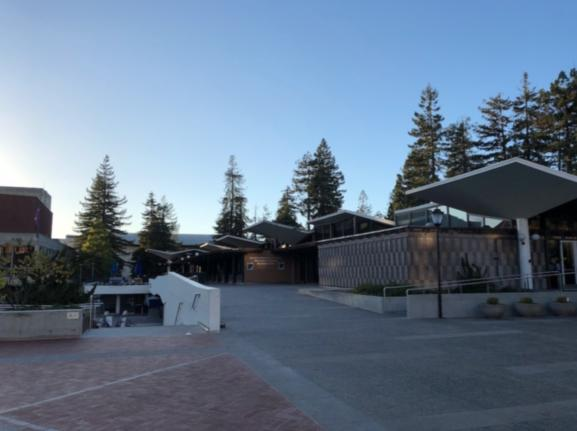
#> input picture Project5/left_1.png, 577 x 431 px
$ jupyter execute --allow-errors ' Panoramic photos.ipynb'   (shell and % lines are left out)
#> lines starting #> are read from the running program, lines starting #| are printed output that depends on the picture
# **BÙI KHÁNH VĨNH - 2010091 - Transformations**

## **DATA AND LIBRARIES PREPARATION**

[cell 1]
from google.colab import drive
drive.mount('/content/drive');

[cell 2]
%cd /content/drive/MyDrive/CV-assignment/Project5

[cell 3]
import cv2
import copy
import numpy as np
from matplotlib import pyplot as plt

## **Panoramic photos (Stich Images) WITH LIBRARY**

[cell 4]
import cv2
image_paths=['left.png','mid.png','right.png']
# initialized a list of images
imgs = []
plt.figure(figsize=(12, 6))
#> (the rest of this cell did not finish here and is left out)

[cell 5]
stitchy=cv2.Stitcher.create()
(dummy,output)=stitchy.stitch(imgs)
#> dummy = 1
if dummy != cv2.STITCHER_OK:
    print("stitching ain't successful")
else:
    print('Your Panorama is ready!!!')

#> (a cell that did not finish here is left out)

#> (a cell that did not finish here is left out)

#> (a cell that did not finish here is left out)

[cell 9]
import cv2
image_paths=['left_1.png','mid_1.png','right_1.png']
# initialized a list of images
imgs = []
plt.figure(figsize=(12, 6))
for i in range(len(image_paths)):
    imgs.append(cv2.imread(image_paths[i]))
    imgs[i] = cv2.cvtColor(imgs[i], cv2.COLOR_BGR2RGB)
    plt.subplot(1, 3, i+1)
    plt.imshow(imgs[i])
    plt.axis('off')
    print(imgs[i].shape)
#| (431, 577, 3)
plt.show()
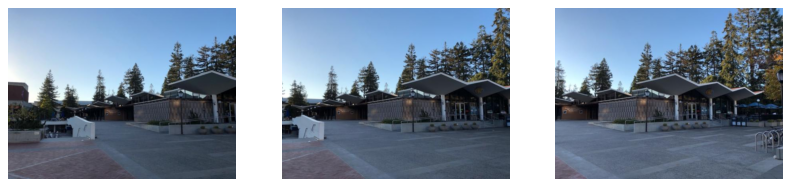
#> figure drawn by matplotlib, 3 panels

[cell 10]
stitchy=cv2.Stitcher.create()
(dummy,output)=stitchy.stitch(imgs)
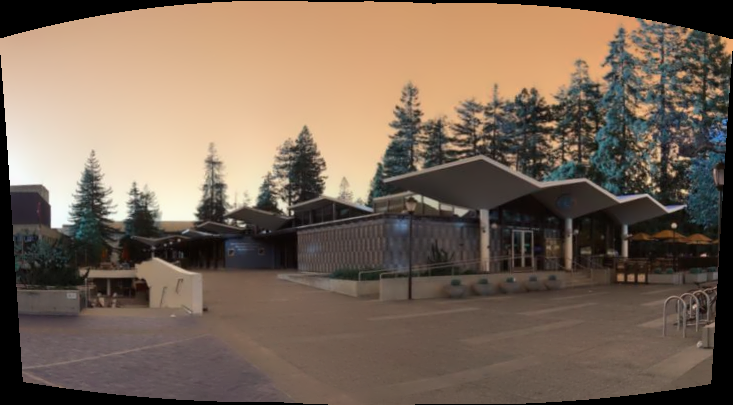
#> output: shape (405, 733, 3); mean of channels 0, 1, 2 88.6, 104, 122.2; drawn as B, G, R
#> dummy = 0
if dummy != cv2.STITCHER_OK:
    print("stitching ain't successful")
else:
    print('Your Panorama is ready!!!')

[cell 11]
print(output.shape)
#| (405, 733, 3)
plt.imshow(output)
plt.title("Panoramic Photo")
plt.axis('off')
plt.show()

[cell 12]
source_points = np.float32([
    [5,40],  # Top left
    [25,output.shape[0]-25],  # Bottom left
    [output.shape[1]-25,output.shape[0]-25], # Bottom Right
    [output.shape[1]-5,40],  # Top Right
])
destination_points = np.float32([
    [0,0],  # Top left
    [0,output.shape[0]],  # Bottom left
    [output.shape[1],output.shape[0]], # Bottom Right
    [output.shape[1],0],  # Top Right
])
#> destination_points = [[0, 0], [0, 405], [733, 405], [733, 0]]

[cell 13]
temp = copy.deepcopy(output)
M = cv2.getPerspectiveTransform(source_points,destination_points)
out = cv2.warpPerspective(temp ,M,(temp.shape[1],temp.shape[0]),flags=cv2.INTER_LINEAR)
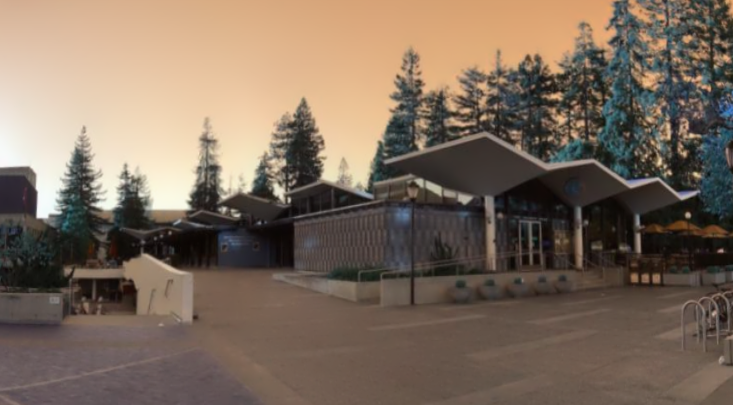
#> out: shape (405, 733, 3); mean of channels 0, 1, 2 93, 107.7, 124.6; drawn as B, G, R
plt.imshow(out)
plt.title("Final Photo")
plt.axis('off')
plt.show()

## **Panoramic photos (Stich Images) WITHOUT LIBRARY**

[cell 14]
class Panaroma:
    def image_stitch(self, images, lowe_ratio=0.75, max_Threshold=4.0, match_status=False,method='SIFT'):
        # detect the features and keypoints from SIFT
        (imageB, imageA) = images
        (key_points_A, features_of_A) = self.detect_feature_and_keypoints(imageA,method)
        (key_points_B, features_of_B) = self.detect_feature_and_keypoints(imageB,method)

        # get the valid matched points
        Values = self.match_keypoints(key_points_A, key_points_B, features_of_A, features_of_B, lowe_ratio, max_Threshold)
        if Values is None:
            return None

        # get wrap perspective of image using computed homography
        (matches, Homography, status) = Values
        result_image = self.get_warp_perspective(imageA, imageB, Homography)
        result_image[0:imageB.shape[0], 0:imageB.shape[1]] = imageB

        # check to see if the keypoint matches should be visualized
        if match_status:
            vis = self.draw_matches(imageA, imageB, key_points_A, key_points_B, matches, status)
            return result_image, vis

        return result_image
    def get_warp_perspective(self, imageA, imageB, Homography):
        val = imageA.shape[1] + imageB.shape[1]
        result_image = cv2.warpPerspective(imageA, Homography, (val, imageA.shape[0]))
        return result_image
    def detect_feature_and_keypoints(self, image,method):
        # detect and extract features from the image
        if(method == 'SIFT'):
            descriptors = cv2.SIFT_create()
        elif(method == "ORB"):
            descriptors = cv2.ORB_create()
        keypoints, features = descriptors.detectAndCompute(image, None)
        keypoints = np.float32([i.pt for i in keypoints])
        return keypoints, features

    def get_all_possible_matches(self, featuresA, featuresB):
        # compute the all matches using Euclidean distance. Opencv provide DescriptorMatcher_create() function for that
        match_instance = cv2.DescriptorMatcher_create("BruteForce")
        All_Matches = match_instance.knnMatch(featuresA, featuresB, 2)
        return All_Matches


    def get_all_valid_matches(self, AllMatches, lowe_ratio):
        # to get all valid matches according to lowe concept..
        valid_matches = []
        for val in AllMatches:
            if len(val) == 2 and val[0].distance < val[1].distance * lowe_ratio:
                valid_matches.append((val[0].trainIdx, val[0].queryIdx))
        return valid_matches

    def compute_homography(self, pointsA, pointsB, max_Threshold):
        return cv2.findHomography(pointsA, pointsB, cv2.RANSAC, max_Threshold)

    def match_keypoints(self, KeypointsA, KeypointsB, featuresA, featuresB, lowe_ratio, max_Threshold):
        all_matches = self.get_all_possible_matches(featuresA, featuresB)
        valid_matches = self.get_all_valid_matches(all_matches, lowe_ratio)

        if len(valid_matches) <= 4:
            return None

        # construct the two sets of points
        points_A = np.float32([KeypointsA[i] for (_, i) in valid_matches])
        points_B = np.float32([KeypointsB[i] for (i, _) in valid_matches])
        (homograpgy, status) = self.compute_homography(points_A, points_B, max_Threshold)
        return valid_matches, homograpgy, status


    def get_image_dimension(self, image):
        return image.shape[:2]


    def get_points(self, imageA, imageB):
        (hA, wA) = self.get_image_dimension(imageA)
        (hB, wB) = self.get_image_dimension(imageB)
        vis = np.zeros((max(hA, hB), wA + wB, 3), dtype="uint8")
        vis[0:hA, 0:wA] = imageA
        vis[0:hB, wA:] = imageB
        return vis


    def draw_matches(self, imageA, imageB, KeypointsA, KeypointsB, matches, status):
        (hA, wA) = self.get_image_dimension(imageA)
        vis = self.get_points(imageA, imageB)

        # loop over the matches
        for ((trainIdx, queryIdx), s) in zip(matches, status):
            if s == 1:
                ptA = (int(KeypointsA[queryIdx][0]), int(KeypointsA[queryIdx][1]))
                ptB = (int(KeypointsB[trainIdx][0]) + wA, int(KeypointsB[trainIdx][1]))
                cv2.line(vis, ptA, ptB, (0, 255, 0), 1)
        return vis

[cell 15]
import imutils

filename=['left_1.png','mid_1.png','right_1.png']
no_of_images = len(filename)
images = []
for i in range(no_of_images):
    temp = cv2.imread(filename[i])
#> temp is the input picture: shape (431, 577, 3); mean B, G, R 138.7, 117.7, 99.5
    temp = cv2.cvtColor(temp, cv2.COLOR_BGR2RGB)
    images.append(temp)

# We need to modify the images width and height to keep our aspect ratio same across images
for i in range(no_of_images):
    images[i] = imutils.resize(images[i])
#> after the loop, images = 3 items

for i in range(no_of_images):
    images[i] = imutils.resize(images[i])

[cell 16]
panorama = Panaroma()
(result, matched_points) = panorama.image_stitch([images[no_of_images - 2], images[no_of_images - 1]], match_status=True,method='SIFT')
#> in detect_feature_and_keypoints, `keypoints, features = descriptors.detectAndCompute(image, None)`: keypoints = 2304 keypoints; strongest (x, y, size): (105, 221, 2.8), (512, 234, 4), (94, 213, 8.7), (490, 196, 3)
#> in detect_feature_and_keypoints, `keypoints = np.float32([i.pt for i in keypoints])`: keypoints = 2304 pairs, first value 2.28 to 570.6, second value 4.66 to 391.7
#> in image_stitch, `(key_points_A, features_of_A) = self.detect_feature_and_keypoints(imag..`: key_points_A has the same summary as keypoints in detect_feature_and_keypoints
#> in detect_feature_and_keypoints (call 2), `keypoints, features = descriptors.detectAndCompute(image, None)`: keypoints = 1586 keypoints; strongest (x, y, size): (210, 225, 2.6), (200, 218, 7.9), (83, 216, 32), (379, 224, 6.6)
#> in image_stitch, `(key_points_B, features_of_B) = self.detect_feature_and_keypoints(imag..`: key_points_B = 1586 pairs, first value 3.12 to 570, second value 2.87 to 383.4
#> in get_all_possible_matches, `All_Matches = match_instance.knnMatch(featuresA, featuresB, 2)`: All_Matches = 2304 matches
#> after the loop in get_all_valid_matches, `for val in AllMatches:`: valid_matches = 793 pairs, first value 56 to 1575, second value 3 to 1905
#> in match_keypoints, `points_A = np.float32([KeypointsA[i] for (_, i) in valid_matches])`: points_A = 793 pairs, first value 4.49 to 517.8, second value 27.6 to 310.4
#> in match_keypoints, `points_B = np.float32([KeypointsB[i] for (i, _) in valid_matches])`: points_B = 793 pairs, first value 32.03 to 568.4, second value 6.91 to 326.4
#> in match_keypoints, `(homograpgy, status) = self.compute_homography(points_A, points_B, max..`: homograpgy = [[0.765, 0.0247, 114], [-0.109, 0.894, 28.07], [-0.000397, -1.95e-05, 1]]; status = 793 values, max 1 at index 0, min 0 at index 19, mean 0.97
#> in image_stitch, `(matches, Homography, status) = Values`: matches has the same summary as valid_matches in get_all_valid_matches; Homography has the same summary as homograpgy in match_keypoints
#> in draw_matches, `(hA, wA) = self.get_image_dimension(imageA)`: hA = 432; wA = 574
#> in get_points, `(hA, wA) = self.get_image_dimension(imageA)`: hA = 432; wA = 574
#> in get_points, `(hB, wB) = self.get_image_dimension(imageB)`: hB = 432; wB = 573
#> the loop in draw_matches, `for ((trainIdx, queryIdx), s) in zip(matches, status):` made 793 passes
#> (trainIdx, queryIdx, s, ptA, ptB) on passes 1 to 12: (198, 3, [1], (4, 200), (696, 207)), (199, 4, [1], (4, 200), (696, 207)), (204, 8, [1], (5, 195), (697, 203)), (205, 9, [1], (5, 195), (697, 203)), (202, 10, [1], (6, 186), (697, 195)), (203, 11, [1], (6, 186), (697, 195)), (200, 12, [1], (6, 146), (697, 159)), (218, 17, [1], (8, 226), (700, 231)), (216, 20, [1], (9, 193), (700, 201)), (217, 21, [1], (9, 193), (700, 201)), (223, 33, [1], (12, 153), (701, 165)), (228, 35, [1], (12, 174), (703, 184))
#> (ptA, ptB) on passes 61 to 66: ((90, 192), (770, 198)), ((90, 157), (769, 165)), ((91, 219), (771, 223)), ((92, 161), (770, 169)), ((92, 161), (770, 169)), ((92, 174), (771, 181))
#> after the loop in draw_matches, `for ((trainIdx, queryIdx), s) in zip(matches, status):`:
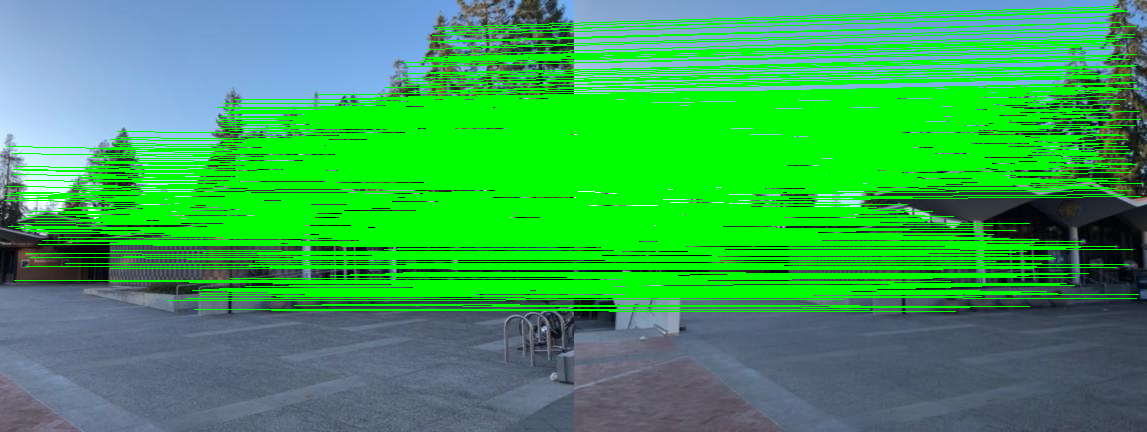
#> vis: shape (432, 1147, 3); mean R, G, B 58, 165.9, 85.2
for i in range(no_of_images - 2):
    (result, matched_points) = panorama.image_stitch([images[no_of_images - i - 3], result], match_status=True,method='SIFT')
#> this loop made 1 pass
#> pass 1, `(result, matched_points) = panorama.image_stitch([images[no_of_images ..`:
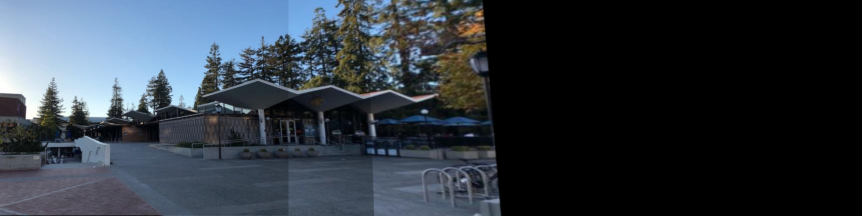
#> result: shape (432, 1724, 3) (shown at 1/2 size); mean R, G, B 47.8, 55.8, 64.7
plt.figure(figsize=(12, 9))
plt.imshow( matched_points)
plt.title("Keypoint Matches")
plt.axis('off')
plt.show()
plt.figure(figsize=(12, 9))
plt.imshow(result)
plt.title("Panorama")
plt.axis('off')
plt.show()

[cell 17]
panorama = Panaroma()
(result, matched_points) = panorama.image_stitch([images[no_of_images - 2], images[no_of_images - 1]], match_status=True,method='ORB')
#> call 3 of image_stitch, with lowe_ratio = 0.75, max_Threshold = 4, match_status = True, method = 'ORB'
#> in detect_feature_and_keypoints (call 5), `keypoints, features = descriptors.detectAndCompute(image, None)`: keypoints = 500 keypoints; strongest (x, y, size): (104, 220, 31), (142, 202, 77.1), (143, 201, 64.3), (510, 234, 37.2)
#> in image_stitch (call 3), `(key_points_A, features_of_A) = self.detect_feature_and_keypoints(imag..`: key_points_A = 500 pairs, first value 38 to 537, second value 60.48 to 293.8
#> in detect_feature_and_keypoints (call 6), `keypoints, features = descriptors.detectAndCompute(image, None)`: keypoints = 500 keypoints; strongest (x, y, size): (210, 224, 31), (105, 224, 31), (243, 205, 64.3), (206, 222, 37.2)
#> in image_stitch (call 3), `(key_points_B, features_of_B) = self.detect_feature_and_keypoints(imag..`: key_points_B = 500 pairs, first value 32 to 529, second value 72 to 296
#> in get_all_possible_matches (call 3), `All_Matches = match_instance.knnMatch(featuresA, featuresB, 2)`: All_Matches = 500 matches
#> in image_stitch (call 3), `(matches, Homography, status) = Values`: matches = 102 pairs, first value 9 to 493, second value 12 to 489; Homography = [[0.742, 0.014, 115.5], [-0.117, 0.856, 33.43], [-0.000424, -8.08e-05, 1]]; status = 102 values, max 1 at index 0, min 0 at index 13, mean 0.971
#> in image_stitch (call 3), `result_image[0:imageB.shape[0], 0:imageB.shape[1]] = imageB`:
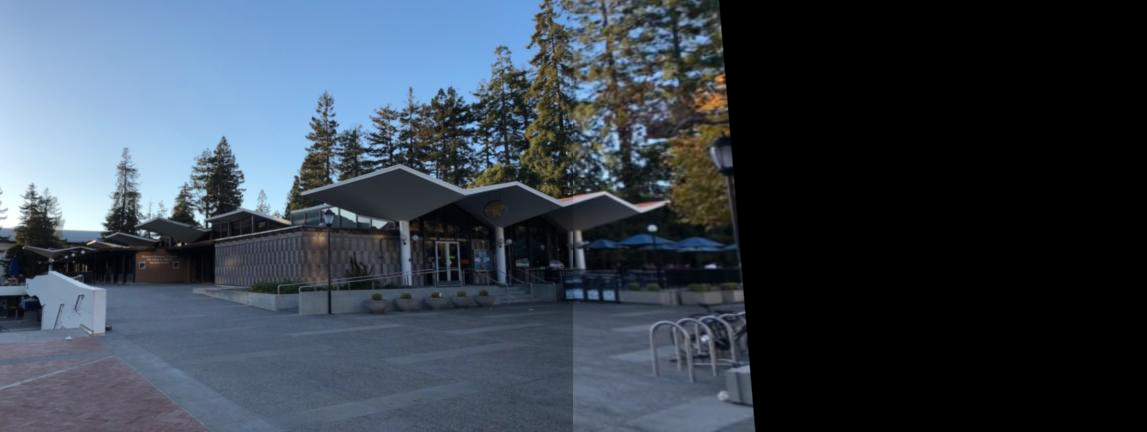
#> result_image: shape (432, 1147, 3); mean R, G, B 56.6, 67.2, 79.3
#> in draw_matches (call 3), `(hA, wA) = self.get_image_dimension(imageA)`: wA = 574
#> the loop in draw_matches (call 3), `for ((trainIdx, queryIdx), s) in zip(matches, status):` made 102 passes
#> (trainIdx, queryIdx, s, ptA, ptB) on passes 1 to 12: (9, 12, [1], (312, 143), (982, 139)), (30, 15, [1], (106, 207), (784, 211)), (43, 31, [1], (302, 152), (971, 149)), (24, 36, [1], (246, 210), (916, 210)), (32, 43, [1], (102, 212), (780, 216)), (35, 47, [1], (235, 208), (905, 209)), (120, 56, [1], (312, 145), (983, 141)), (51, 67, [1], (203, 172), (872, 175)), (100, 68, [1], (276, 225), (947, 225)), (41, 70, [1], (99, 223), (778, 226)), (82, 77, [1], (101, 184), (779, 190)), (26, 78, [1], (235, 175), (904, 176))
#> (ptA, ptB) on passes 61, 62, 63, 64, 66, 67: ((331, 108), (1002, 103)), ((221, 143), (890, 145)), ((93, 203), (772, 209)), ((143, 201), (816, 205)), ((300, 153), (970, 151)), ((244, 128), (909, 130))
#> after the loop in draw_matches (call 3), `for ((trainIdx, queryIdx), s) in zip(matches, status):`:
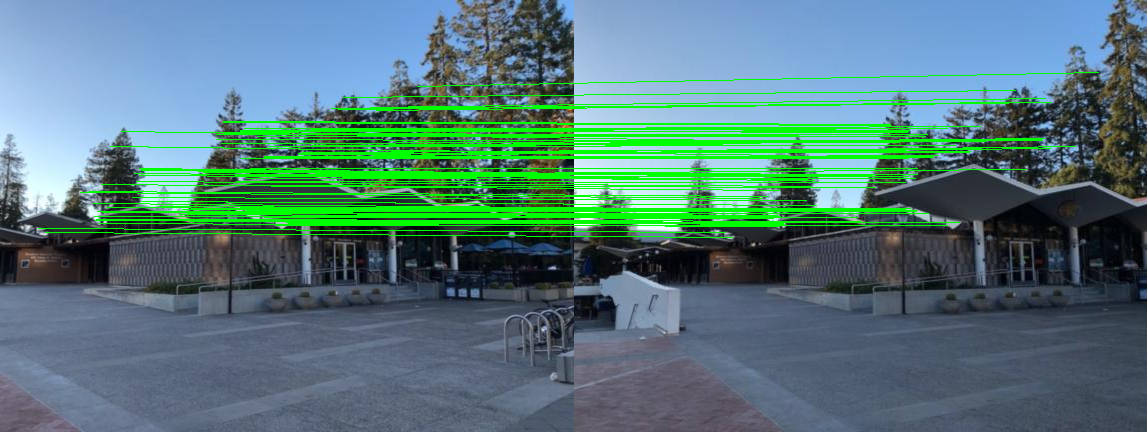
#> vis: shape (432, 1147, 3); mean R, G, B 83.7, 122.4, 120.4
for i in range(no_of_images - 2):
    (result, matched_points) = panorama.image_stitch([images[no_of_images - i - 3], result], match_status=True,method='ORB')
#> this loop made 1 pass
#> pass 1, in get_warp_perspective (call 4), `result_image = cv2.warpPerspective(imageA, Homography, (val, imageA.sh..`:
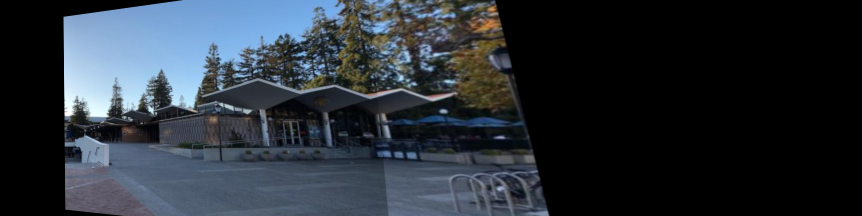
#> result_image: shape (432, 1724, 3) (shown at 1/2 size); mean R, G, B 41.3, 48.5, 56.5
#> pass 1, in image_stitch (call 4), `vis = self.draw_matches(imageA, imageB, key_points_A, key_points_B, ma..`:
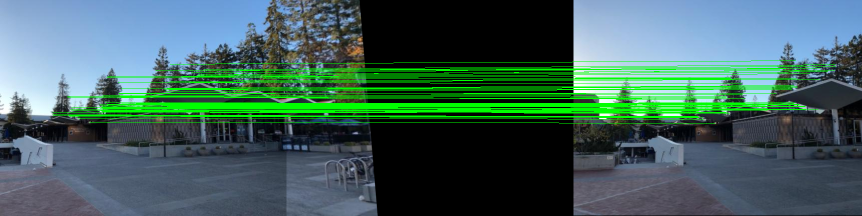
#> vis: shape (432, 1724, 3) (shown at 1/2 size); mean R, G, B 65.3, 99.3, 92.4
#> pass 1, `(result, matched_points) = panorama.image_stitch([images[no_of_images ..`:
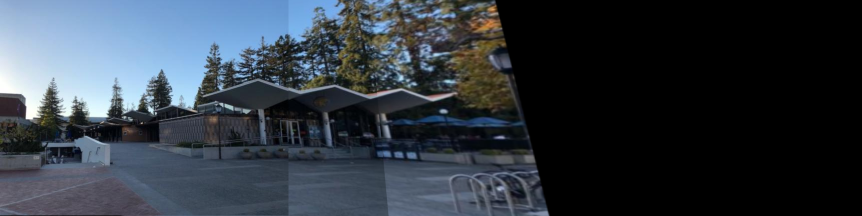
#> result: shape (432, 1724, 3) (shown at 1/2 size); mean R, G, B 49.6, 57.8, 66.9
plt.figure(figsize=(12, 9))
plt.imshow( matched_points)
plt.title("Keypoint Matches")
plt.axis('off')
plt.show()
plt.figure(figsize=(12, 9))
plt.imshow(result)
plt.title("Panorama")
plt.axis('off')
plt.show()
